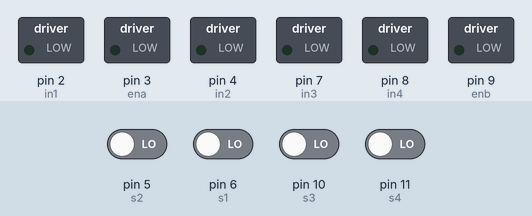
A sketch run on a simulated Arduino Uno, built with avr-gcc and run on an emulated ATmega328P. Parts: switched loads named in the sketch (green lamp = pin HIGH). The inputs (shaded band) are chosen by the test bench; at power-on: pin 5 (s2), pin 6 (s1), pin 10 (s3), pin 11 (s4) LOW.

Above: at 1.2 s.
1.3 s: pin 6 (s1) driven HIGH
At 1.9 s:
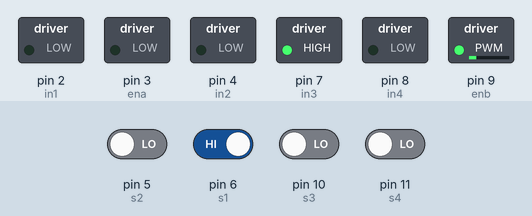
2.8 s: pin 5 (s2) driven HIGH
At 4.0 s:
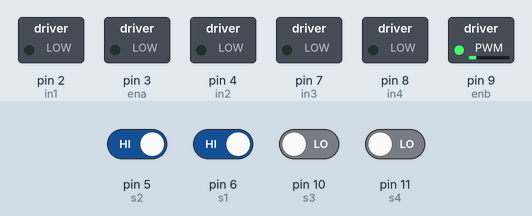
4.3 s: pin 5 (s2) driven LOW
At 5.4 s:
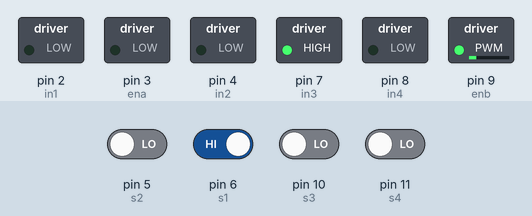
5.8 s: pin 10 (s3) driven HIGH
At 6.5 s:
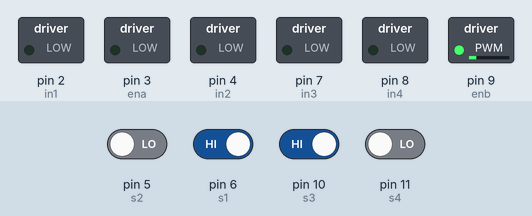
7.3 s: pin 6 (s1) driven LOW
At 7.7 s:
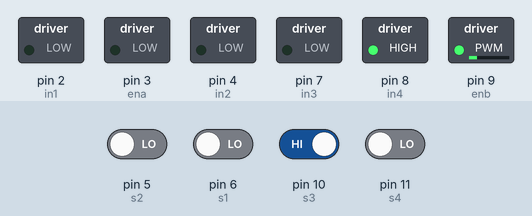
Timing chart, 0 to 9.8 s (numbered marks = the images above; inputs shaded):
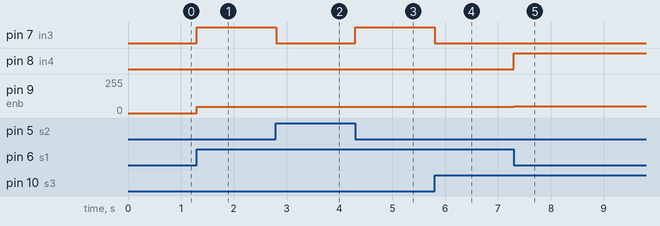

The sketch:

motor2.ino
```cpp
#define onSensor() digitalRead(s1)
#define arkaSensor() digitalRead(s2)
#define dikSensor() digitalRead(s3)
#define yataySensor() digitalRead(s4)
#define bariyerac()  analogWrite(enb,50); sagMotorGeri()
#define bariyerkapat() analogWrite(enb,46);sagMotorIleri()//;delay(150);  analogWrite(enb,40);
#define bariyerDur()   sagMotorDur()

///***////
int in1 = 2; // s1 sensörünün bağlı olduğu pin, dijital okuma yapılacak pin.
int in2 = 4;
int ena = 3;
int in3 = 7;
int in4 = 8;
int enb = 9;
int Maxdeger = 0;
int toplam = 0;
int s1 = 6;
int s2 = 5;
int s3 = 10;
int s4 = 11;

// alttaki fonksiypnların tanımlanması.

void sagMotorGeri();
void sagMotorDur();
void sagMotorIleri();

void setup() {

  Serial.begin(9600);
  pinMode(in1, OUTPUT);
  pinMode(in2, OUTPUT);
  pinMode(ena, OUTPUT);

  pinMode(in3, OUTPUT);
  pinMode(in4, OUTPUT);
  pinMode(enb, OUTPUT);

  pinMode(s1, INPUT);
  pinMode(s2, INPUT);


  //Serial.println(toplam);
}

void loop() {

  if (!onSensor()  && dikSensor()) {
    bariyerac();
  }

  if (!dikSensor() && arkaSensor()  ) {

    bariyerDur();
  }

  if (!arkaSensor()  && onSensor()&& !dikSensor() ) {
    bariyerkapat();

  }

  if (!yataySensor() && dikSensor()&& onSensor()  )                         //&& onSensor() && dikSensor() !arka sensor
  {
    bariyerDur();
  }

  ////cıkış yonü


  //
  //    if (!arkaSensor()  && dikSensor() && onSensor() ) {
  //      bariyerac();
  //
  //    }


  //   if(!onSensor() && !dikSensor() && yataySensor() && arkaSensor()){
  //     bariyerkapat();
  //   }

  //     if(!onSensor() && !dikSensor() && yataySensor()&& arkaSensor()){          //duşun
  //       bariyerkapat();
  //   }


  //   if ( !yataySensor()&&onSensor()&&arkaSensor() ) {
  //      bariyerDur();
  //  }


}//loop

////  ***   ////
void solMotorIleri() {
  digitalWrite(in1, HIGH);
  digitalWrite(in2, LOW);

}

void solMotorGeri() {
  digitalWrite(in1, LOW);
  digitalWrite(in2, HIGH);
}

void solMotorDur() {
  digitalWrite(in1, LOW);
  digitalWrite(in2, LOW);
}

void sagMotorIleri() {
  digitalWrite(in3, HIGH);
  digitalWrite(in4, LOW);

}

void sagMotorGeri() {
  digitalWrite(in3, LOW);
  digitalWrite(in4, HIGH);
}

void sagMotorDur() {
  digitalWrite(in3, LOW);
  digitalWrite(in4, LOW);
}
```

Measured:
- after the input at 1.3 s, pin 7 (in3): LOW → HIGH at once; pin 9 (enb): 0/255 → 46/255 at once
- after the input at 2.8 s, pin 7 (in3): HIGH → LOW at once
- after the input at 4.3 s, pin 7 (in3): LOW → HIGH at once
- after the input at 5.8 s, pin 7 (in3): HIGH → LOW at once
- after the input at 7.3 s, pin 8 (in4): LOW → HIGH at once; pin 9 (enb): 46/255 → 50/255 at once
